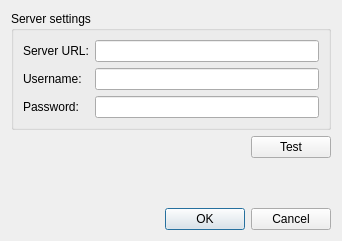
<?xml version="1.0" encoding="UTF-8"?>
<ui version="4.0">
 <class>PreferencesDialog</class>
 <widget class="QDialog" name="PreferencesDialog">
  <property name="geometry">
   <rect>
    <x>0</x>
    <y>0</y>
    <width>342</width>
    <height>241</height>
   </rect>
  </property>
  <property name="windowTitle">
   <string>Preferences</string>
  </property>
  <layout class="QVBoxLayout" name="verticalLayout">
   <item>
    <widget class="QGroupBox" name="groupBox">
     <property name="title">
      <string>Server settings</string>
     </property>
     <layout class="QFormLayout" name="formLayout">
      <item row="0" column="0">
       <widget class="QLabel" name="label">
        <property name="text">
         <string>Server URL:</string>
        </property>
       </widget>
      </item>
      <item row="0" column="1">
       <widget class="QLineEdit" name="edtServerURL"/>
      </item>
      <item row="1" column="0">
       <widget class="QLabel" name="label_2">
        <property name="text">
         <string>Username:</string>
        </property>
       </widget>
      </item>
      <item row="1" column="1">
       <widget class="QLineEdit" name="edtUsername"/>
      </item>
      <item row="2" column="0">
       <widget class="QLabel" name="label_3">
        <property name="text">
         <string>Password:</string>
        </property>
       </widget>
      </item>
      <item row="2" column="1">
       <widget class="QLineEdit" name="edtPassword">
        <property name="echoMode">
         <enum>QLineEdit::Password</enum>
        </property>
       </widget>
      </item>
     </layout>
    </widget>
   </item>
   <item>
    <layout class="QHBoxLayout" name="horizontalLayout">
     <item>
      <spacer name="horizontalSpacer">
       <property name="orientation">
        <enum>Qt::Horizontal</enum>
       </property>
       <property name="sizeHint" stdset="0">
        <size>
         <width>218</width>
         <height>20</height>
        </size>
       </property>
      </spacer>
     </item>
     <item>
      <widget class="QPushButton" name="testConnection">
       <property name="text">
        <string>Test</string>
       </property>
      </widget>
     </item>
    </layout>
   </item>
   <item>
    <spacer name="verticalSpacer">
     <property name="orientation">
      <enum>Qt::Vertical</enum>
     </property>
     <property name="sizeHint" stdset="0">
      <size>
       <width>20</width>
       <height>49</height>
      </size>
     </property>
    </spacer>
   </item>
   <item>
    <widget class="QDialogButtonBox" name="buttonBox">
     <property name="orientation">
      <enum>Qt::Horizontal</enum>
     </property>
     <property name="standardButtons">
      <set>QDialogButtonBox::Cancel|QDialogButtonBox::Ok</set>
     </property>
    </widget>
   </item>
  </layout>
 </widget>
 <resources/>
 <connections>
  <connection>
   <sender>buttonBox</sender>
   <signal>accepted()</signal>
   <receiver>PreferencesDialog</receiver>
   <slot>accept()</slot>
   <hints>
    <hint type="sourcelabel">
     <x>227</x>
     <y>223</y>
    </hint>
    <hint type="destinationlabel">
     <x>157</x>
     <y>240</y>
    </hint>
   </hints>
  </connection>
  <connection>
   <sender>buttonBox</sender>
   <signal>rejected()</signal>
   <receiver>PreferencesDialog</receiver>
   <slot>reject()</slot>
   <hints>
    <hint type="sourcelabel">
     <x>295</x>
     <y>229</y>
    </hint>
    <hint type="destinationlabel">
     <x>286</x>
     <y>240</y>
    </hint>
   </hints>
  </connection>
 </connections>
 <slots>
  <slot>testConnectionSettings()</slot>
 </slots>
</ui>
